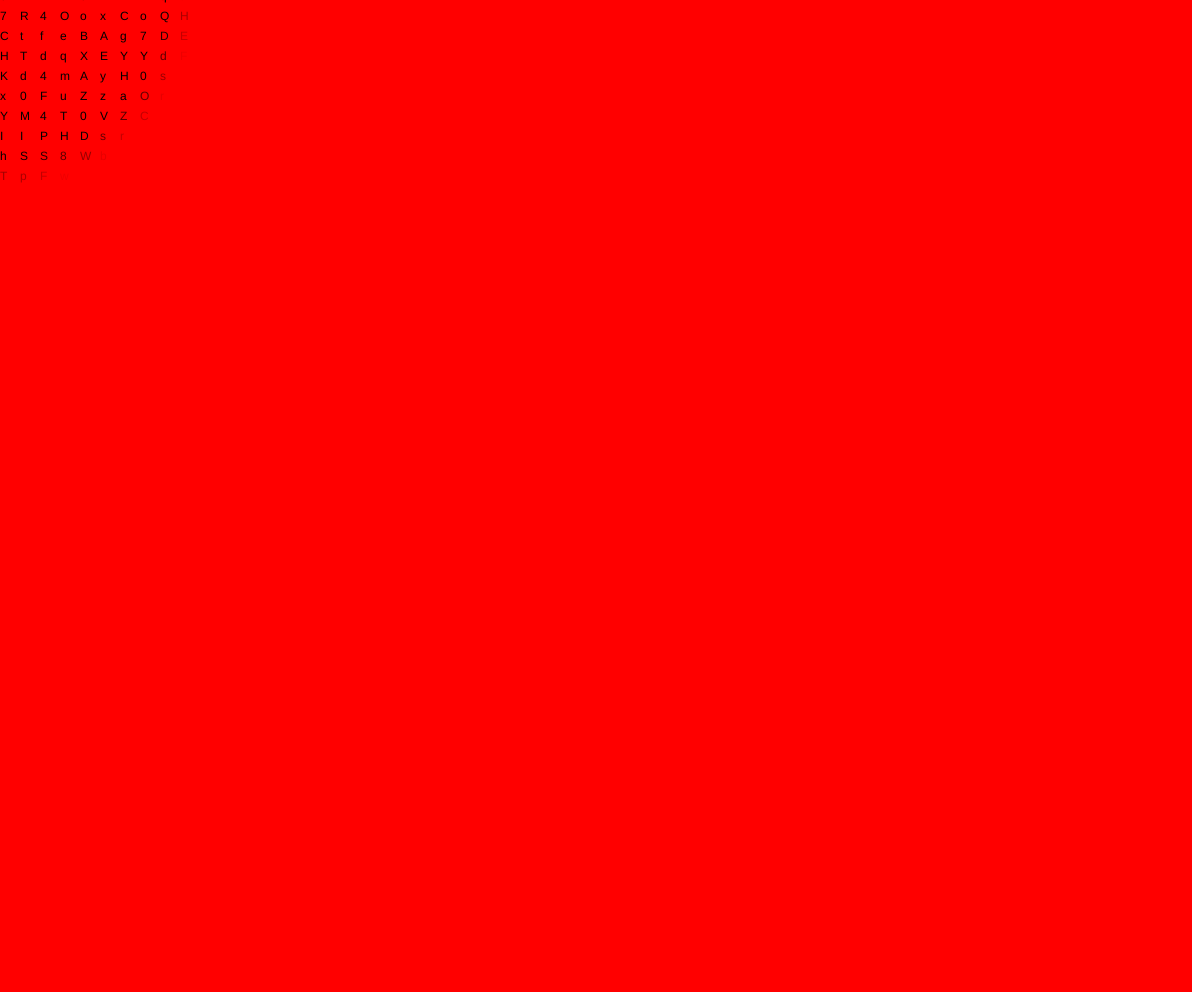
Frame 1 (no input)
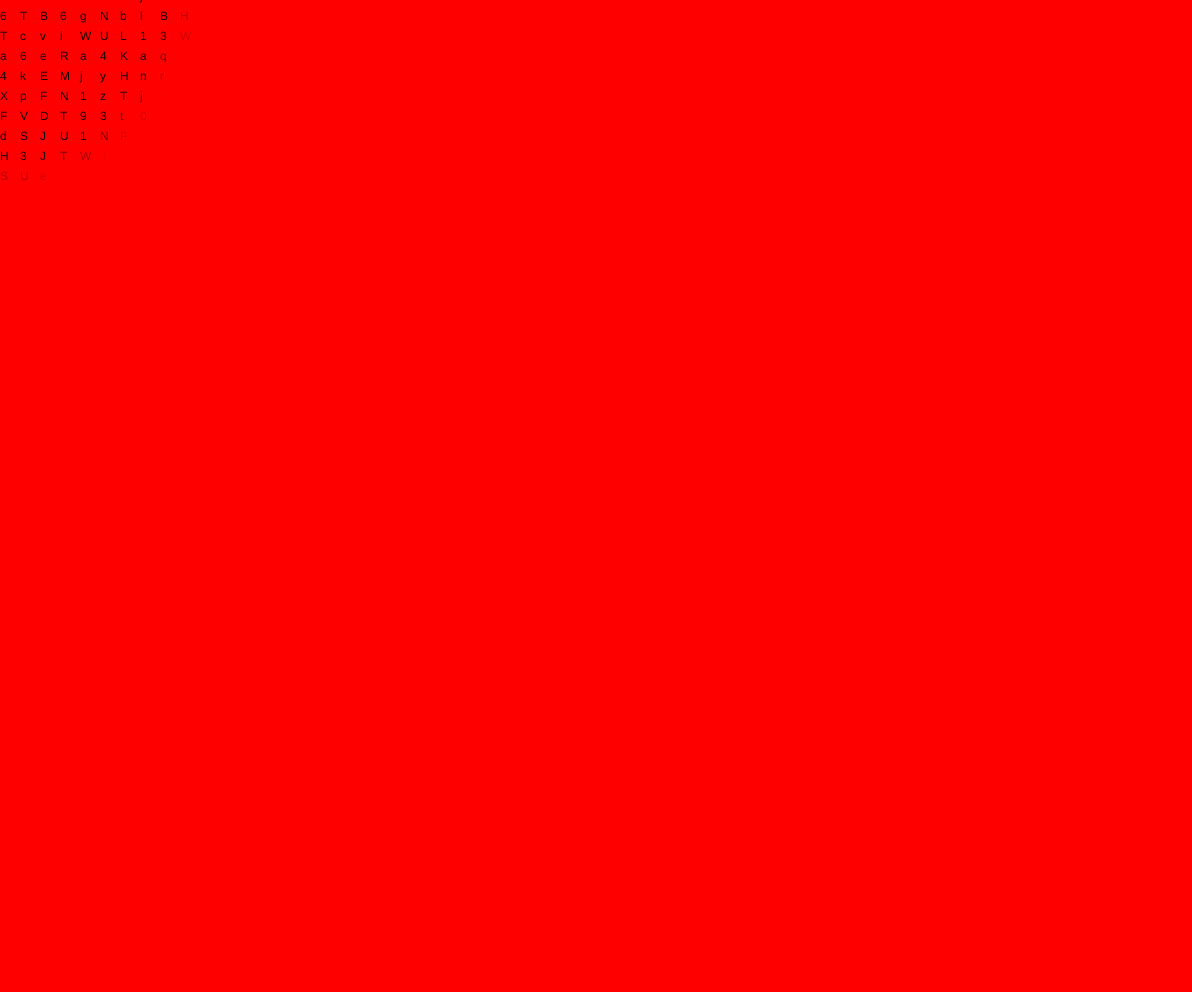
Frame 60 (no input)
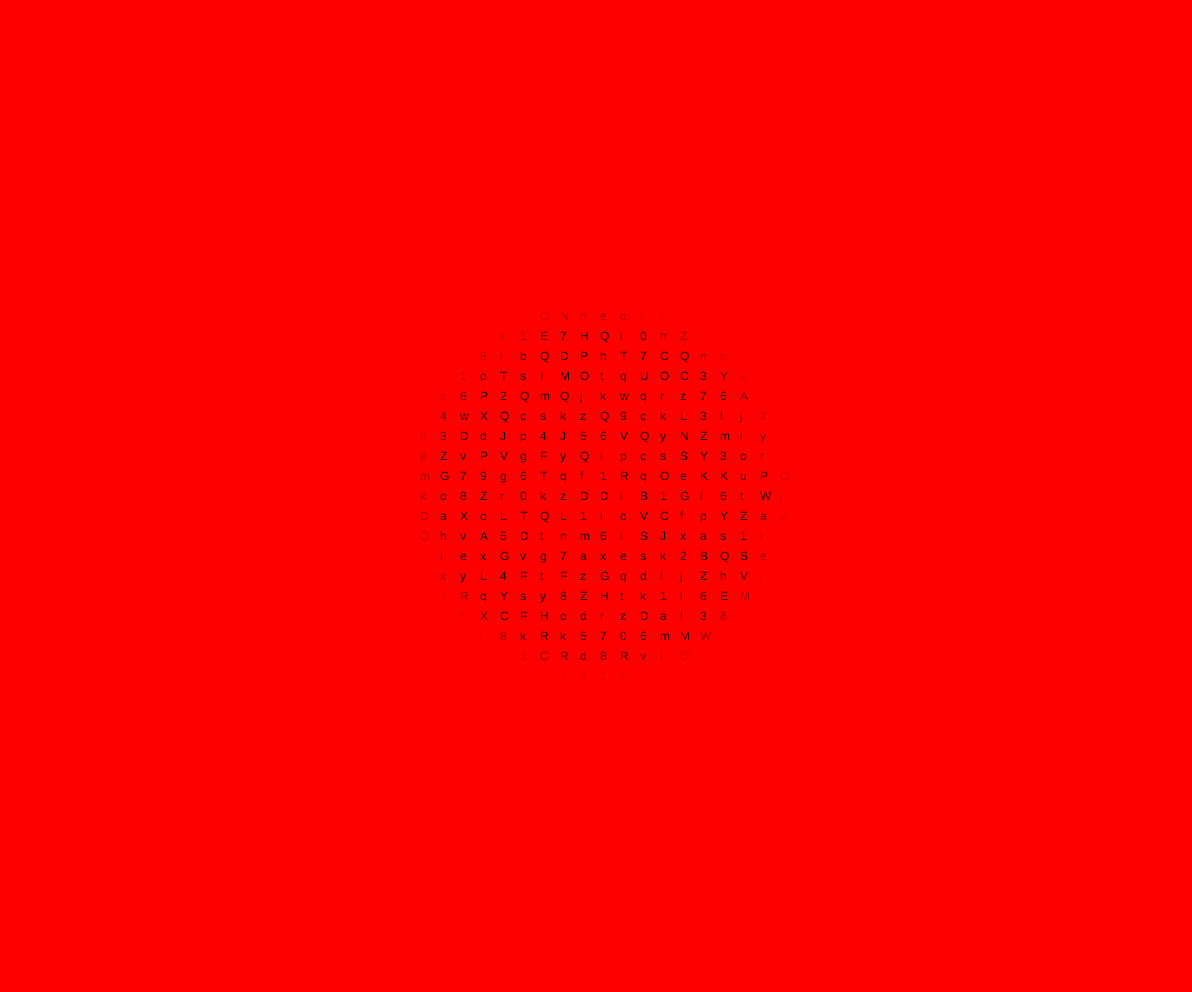
Frame 120 (the mouse pressed at the canvas centre since frame 60)

The p5.js sketch that drew these frames (run headless with seeded random() and noise() and a simulated clock; from frame 60 on, the mouse is pressed at the canvas centre):

// p5.js sketch
// ── sketch.js
var grid = [];
var spacing = 20;
var cols, rows;
const alphabet = "ABCDEFGHIJKLMNOPQRSTUVWXYZabcdefghijklmnopqrstuvwxyz0123456789";
var distThresh = 8;
var fadeSpeed = 15;

function setup() {
	createCanvas(window.innerWidth-8, window.innerHeight-8);
	cols = Math.ceil(width / spacing);
	rows = Math.ceil(height / spacing);

	for (var i = 0; i < cols; i++) {
		grid[i] = [];
		for (var j = 0; j < rows; j++) {
			grid[i][j] = {
				"letter": alphabet[Math.round((alphabet.length-1)*Math.random())],
				"alpha": 0
			};
		}
	}
}

function draw() {
	background(255, 0, 0);
	for (var i = 0; i < cols; i++) {
		for (var j = 0; j < rows; j++) {
			if (Math.random() < 0.05)
				grid[i][j].letter = alphabet[Math.round((alphabet.length-1)*Math.random())];
			var dist = distanceFromMouse(i, j);
			if (dist > grid[i][j].alpha) grid[i][j].alpha = dist;
			else grid[i][j].alpha -= fadeSpeed;
			fill(0, 0, 0, grid[i][j].alpha);
			text(grid[i][j].letter, i * spacing, j * spacing);
		}
	}
}

function distanceFromMouse(i, j) {
	var mouseCoord = createVector(mouseX / spacing, mouseY / spacing);
	var letterCoord = createVector(i, j);
	var dist = mouseCoord.sub(letterCoord).mag();
	if (dist < distThresh) return 255;
	if (dist < distThresh * 1.2) return map(dist, distThresh * 1.2, distThresh, 0, 255);
	return 0;
}
